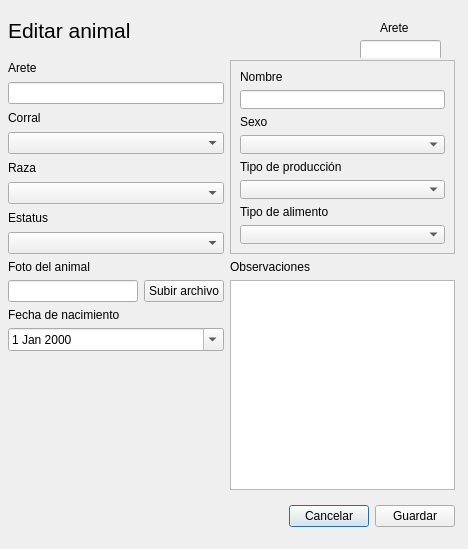
<?xml version="1.0" encoding="UTF-8"?>
<ui version="4.0">
 <class>Dialog</class>
 <widget class="QDialog" name="Dialog">
  <property name="geometry">
   <rect>
    <x>0</x>
    <y>0</y>
    <width>468</width>
    <height>549</height>
   </rect>
  </property>
  <property name="windowTitle">
   <string>Editar animal</string>
  </property>
  <widget class="QWidget" name="widget" native="true">
   <property name="geometry">
    <rect>
     <x>8</x>
     <y>496</y>
     <width>447</width>
     <height>41</height>
    </rect>
   </property>
   <layout class="QHBoxLayout" name="horizontalLayout">
    <item>
     <spacer name="horizontalSpacer">
      <property name="orientation">
       <enum>Qt::Horizontal</enum>
      </property>
      <property name="sizeHint" stdset="0">
       <size>
        <width>264</width>
        <height>20</height>
       </size>
      </property>
     </spacer>
    </item>
    <item>
     <widget class="QPushButton" name="pushButton">
      <property name="text">
       <string>Cancelar</string>
      </property>
     </widget>
    </item>
    <item>
     <widget class="QPushButton" name="pushButton_2">
      <property name="text">
       <string>Guardar</string>
      </property>
     </widget>
    </item>
   </layout>
  </widget>
  <widget class="QWidget" name="widget_2" native="true">
   <property name="geometry">
    <rect>
     <x>8</x>
     <y>60</y>
     <width>216</width>
     <height>194</height>
    </rect>
   </property>
   <layout class="QVBoxLayout" name="verticalLayout_2">
    <item>
     <widget class="QLabel" name="label_2">
      <property name="text">
       <string>Arete</string>
      </property>
     </widget>
    </item>
    <item>
     <widget class="QLineEdit" name="lineEdit"/>
    </item>
    <item>
     <widget class="QLabel" name="label_4">
      <property name="text">
       <string>Corral</string>
      </property>
     </widget>
    </item>
    <item>
     <widget class="QComboBox" name="comboBox"/>
    </item>
    <item>
     <widget class="QLabel" name="label_6">
      <property name="text">
       <string>Raza</string>
      </property>
     </widget>
    </item>
    <item>
     <widget class="QComboBox" name="comboBox_3"/>
    </item>
    <item>
     <widget class="QLabel" name="label_9">
      <property name="text">
       <string>Estatus</string>
      </property>
     </widget>
    </item>
    <item>
     <widget class="QComboBox" name="comboBox_6"/>
    </item>
   </layout>
  </widget>
  <widget class="QFrame" name="frame">
   <property name="geometry">
    <rect>
     <x>230</x>
     <y>60</y>
     <width>225</width>
     <height>194</height>
    </rect>
   </property>
   <property name="frameShape">
    <enum>QFrame::StyledPanel</enum>
   </property>
   <property name="frameShadow">
    <enum>QFrame::Raised</enum>
   </property>
   <layout class="QVBoxLayout" name="verticalLayout">
    <item>
     <widget class="QLabel" name="label_3">
      <property name="text">
       <string>Nombre</string>
      </property>
     </widget>
    </item>
    <item>
     <widget class="QLineEdit" name="lineEdit_2"/>
    </item>
    <item>
     <widget class="QLabel" name="label_5">
      <property name="text">
       <string>Sexo</string>
      </property>
     </widget>
    </item>
    <item>
     <widget class="QComboBox" name="comboBox_2">
      <property name="editable">
       <bool>false</bool>
      </property>
      <property name="currentText">
       <string/>
      </property>
     </widget>
    </item>
    <item>
     <widget class="QLabel" name="label_8">
      <property name="text">
       <string>Tipo de producción</string>
      </property>
     </widget>
    </item>
    <item>
     <widget class="QComboBox" name="comboBox_4"/>
    </item>
    <item>
     <widget class="QLabel" name="label_10">
      <property name="text">
       <string>Tipo de alimento</string>
      </property>
     </widget>
    </item>
    <item>
     <widget class="QComboBox" name="comboBox_5"/>
    </item>
   </layout>
  </widget>
  <widget class="QWidget" name="widget_5" native="true">
   <property name="geometry">
    <rect>
     <x>8</x>
     <y>260</y>
     <width>216</width>
     <height>230</height>
    </rect>
   </property>
   <layout class="QGridLayout" name="gridLayout_2">
    <item row="0" column="0" colspan="2">
     <widget class="QLabel" name="label_12">
      <property name="text">
       <string>Foto del animal</string>
      </property>
     </widget>
    </item>
    <item row="1" column="0">
     <widget class="QLineEdit" name="lineEdit_4"/>
    </item>
    <item row="1" column="1">
     <widget class="QPushButton" name="indexbtn2">
      <property name="text">
       <string>Subir archivo</string>
      </property>
      <property name="icon">
       <iconset resource="resources.qrc">
        <normaloff>:/icons/img/icons/cargar.png</normaloff>:/icons/img/icons/cargar.png</iconset>
      </property>
      <property name="iconSize">
       <size>
        <width>20</width>
        <height>20</height>
       </size>
      </property>
      <property name="checkable">
       <bool>true</bool>
      </property>
      <property name="autoExclusive">
       <bool>true</bool>
      </property>
     </widget>
    </item>
    <item row="2" column="0">
     <widget class="QLabel" name="label_7">
      <property name="text">
       <string>Fecha de nacimiento</string>
      </property>
     </widget>
    </item>
    <item row="3" column="0" colspan="2">
     <widget class="QDateEdit" name="dateEdit">
      <property name="calendarPopup">
       <bool>true</bool>
      </property>
     </widget>
    </item>
    <item row="4" column="0">
     <spacer name="verticalSpacer">
      <property name="orientation">
       <enum>Qt::Vertical</enum>
      </property>
      <property name="sizeHint" stdset="0">
       <size>
        <width>20</width>
        <height>111</height>
       </size>
      </property>
     </spacer>
    </item>
   </layout>
  </widget>
  <widget class="QWidget" name="widget_4" native="true">
   <property name="geometry">
    <rect>
     <x>8</x>
     <y>6</y>
     <width>341</width>
     <height>48</height>
    </rect>
   </property>
   <layout class="QHBoxLayout" name="horizontalLayout_2">
    <item>
     <widget class="QLabel" name="label">
      <property name="font">
       <font>
        <family>Segoe UI</family>
        <pointsize>16</pointsize>
       </font>
      </property>
      <property name="text">
       <string>Editar animal</string>
      </property>
     </widget>
    </item>
    <item>
     <spacer name="horizontalSpacer_2">
      <property name="orientation">
       <enum>Qt::Horizontal</enum>
      </property>
      <property name="sizeHint" stdset="0">
       <size>
        <width>207</width>
        <height>20</height>
       </size>
      </property>
     </spacer>
    </item>
   </layout>
  </widget>
  <widget class="QWidget" name="widget_3" native="true">
   <property name="geometry">
    <rect>
     <x>230</x>
     <y>260</y>
     <width>225</width>
     <height>230</height>
    </rect>
   </property>
   <layout class="QGridLayout" name="gridLayout">
    <item row="0" column="1">
     <widget class="QLabel" name="label_11">
      <property name="text">
       <string>Observaciones</string>
      </property>
     </widget>
    </item>
    <item row="1" column="1">
     <widget class="QTextEdit" name="textEdit"/>
    </item>
   </layout>
  </widget>
  <widget class="QWidget" name="widget_6" native="true">
   <property name="geometry">
    <rect>
     <x>350</x>
     <y>10</y>
     <width>106</width>
     <height>48</height>
    </rect>
   </property>
   <widget class="QLabel" name="label_13">
    <property name="geometry">
     <rect>
      <x>30</x>
      <y>10</y>
      <width>61</width>
      <height>16</height>
     </rect>
    </property>
    <property name="text">
     <string>Arete</string>
    </property>
   </widget>
   <widget class="QLineEdit" name="lineEdit_5">
    <property name="geometry">
     <rect>
      <x>10</x>
      <y>30</y>
      <width>81</width>
      <height>20</height>
     </rect>
    </property>
   </widget>
   <widget class="QLabel" name="label_14">
    <property name="geometry">
     <rect>
      <x>10</x>
      <y>10</y>
      <width>16</width>
      <height>16</height>
     </rect>
    </property>
    <property name="text">
     <string/>
    </property>
    <property name="pixmap">
     <pixmap resource="resources.qrc">:/icons/img/icons/seguridad2.png</pixmap>
    </property>
    <property name="scaledContents">
     <bool>true</bool>
    </property>
   </widget>
  </widget>
 </widget>
 <resources>
  <include location="resources.qrc"/>
  <include location="../../AppData/Local/Programs/Python/Python313/Lib/site-packages/QtDesigner/resources.qrc"/>
 </resources>
 <connections/>
</ui>
